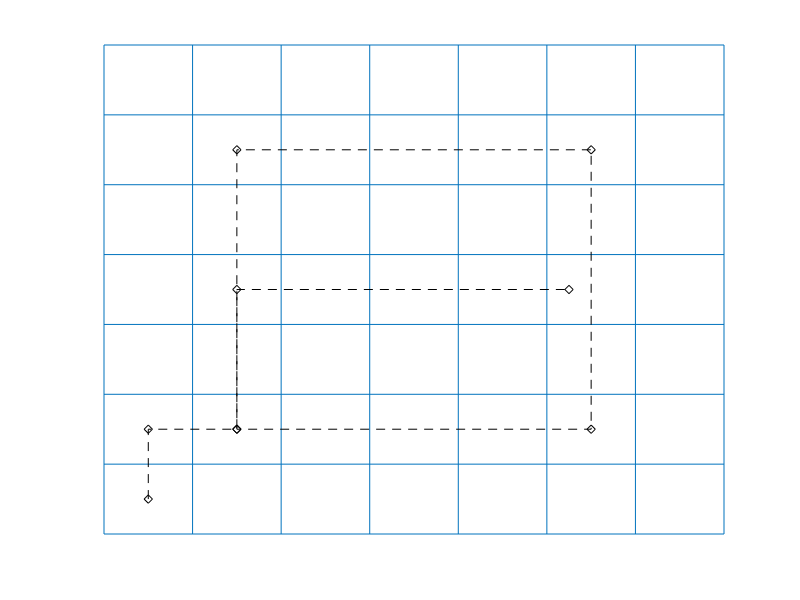

Reproduce this figure in MATLAB. (Note: this script raises an error after producing the figure.)
close;clc;clear;
%% Grids Initialization
figure(1);
xlim([0 14]);
ylim([0 14]);
hold on;
axis off;
line([0 0],[0 14]);
line([2 2],[0 14]);
line([4 4],[0 14]);
line([6 6],[0 14]);
line([8 8],[0 14]);
line([10 10],[0 14]);
line([12 12],[0 14]);
line([14 14],[0 14]);
line([0 14],[0 0]);
line([0 14],[2 2]);
line([0 14],[4 4]);
line([0 14],[6 6]);
line([0 14],[8 8]);
line([0 14],[10 10]);
line([0 14],[12 12]);
line([0 14],[14 14]);

%% Washer Location
% washer = [randi([1 13]),randi([1 13]);
%           randi([1 13]),randi([1 13]);
%           randi([1 13]),randi([1 13]);
%           randi([1 13]),randi([1 13]);];

washer = [ 1,9;
           13,13;
           7,4;
           9,7; ];
s = size(washer);
%% Path
default_path = [ 1,1;
                 1,3;
                 3,3;
                 3,11;
                 11,11;
                 11,3;
                 3,3;
                 3,7;
                 10.5,7; ];
plot(default_path(:,1), default_path(:, 2), 'k--d');

%% Find Washers and Update Path
default_path = [ 1,1;
                 1,3;
                 3,3;
                 
                 % 1st
                 3,9;
                 1,9;
                 3,9;
                 % 1st
                 
                 3,11;
                 11,11;
                 
                 % 2nd
                 13,11;
                 13,13;
                 13,11;
                 11,11;
                 % 2nd
                 
                 11,3;
                 
                 % 3rd
                 7,3;
                 7,4;
                 7,3;
                 % 3rd
                 
                 3,3;
                 3,7;
                 
                 % 4th
                 9,7;
                 % 4th
                 
                 10.5,7; ];

%% Robot 
robot = differentialDriveKinematics("TrackWidth", 1,...
    "VehicleInputs", "VehicleSpeedHeadingRate");

robotInitialLocation = default_path(1,:);
robotGoal = default_path(end,:);

initialOrientation = 90;
robotCurrentPose = [robotInitialLocation, initialOrientation]';

%% Controller
controller = controllerPurePursuit;
controller.Waypoints = default_path;
controller.DesiredLinearVelocity = 0.8;
controller.MaxAngularVelocity = 2;
controller.LookaheadDistance = 0.5;

%% Run
goalRadius = 0.1;
distanceToGoal = norm(robotInitialLocation - robotGoal);

sampleTime = 0.1;
vizRate = rateControl(1/sampleTime);

frameSize = robot.TrackWidth/0.8;

figure(2);
pause(4);
num = 0;

while(distanceToGoal > goalRadius)
    [v, omega] = controller(robotCurrentPose);
    vel = derivative(robot, robotCurrentPose, [v, omega]);
    robotCurrentPose = robotCurrentPose+vel*sampleTime;
    distanceToGoal = norm(robotCurrentPose(1:2)-robotGoal(:));
    hold off;
    plot(default_path(:,1), default_path(:,2), "k--.")
    hold on;
    plot(washer(:,1),washer(:,2),'ro');
    
    line([0 0],[0 14]);
    line([2 2],[0 14]);
    line([4 4],[0 14]);
    line([6 6],[0 14]);
    line([8 8],[0 14]);
    line([10 10],[0 14]);
    line([12 12],[0 14]);
    line([14 14],[0 14]);
    line([0 14],[0 0]);
    line([0 14],[2 2]);
    line([0 14],[4 4]);
    line([0 14],[6 6]);
    line([0 14],[8 8]);
    line([0 14],[10 10]);
    line([0 14],[12 12]);
    line([0 14],[14 14]);
    
    hold all;
    
    plotTrVec = [robotCurrentPose(1:2);0];
    plotRot = axang2quat([0, 0, 1, robotCurrentPose(3)]);
    plotTransforms(plotTrVec', plotRot, "MeshFilePath","groundvehicle.stl",...
        "Parent",gca, "View","2D", "FrameSize", frameSize);
    light;
    xlim([0 14]);
    ylim([0 14]);
    axis off;
    
    if(~isempty(washer))
        for idx = 1:s(1)
            if(sqrt((robotCurrentPose(1)-washer(idx,1))^2+...
                    (robotCurrentPose(2)-washer(idx,2))^2) <= 0.2)
                txt = "Washer Patched";
                num = num+1;
                text(1,13,txt);
                pause(1);
                washer = washer(washer ~= washer(idx,:));
                washer = reshape(washer,length(washer)/2,2);
                s = size(washer);
                if(~isempty(washer))
                    robotCurrentPose(3) = 180+robotCurrentPose(3);
                end
                break;
            else
                txt = "Default Path";
                text(1,13,txt);
            end
        end
    end
    text(1,12,"# of Washer: "+string(num));
    
    waitfor(vizRate);
end
